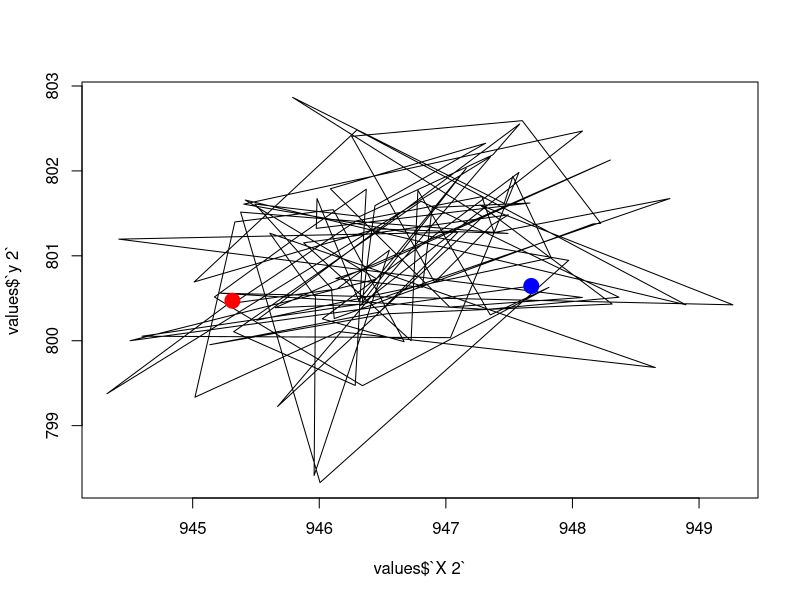
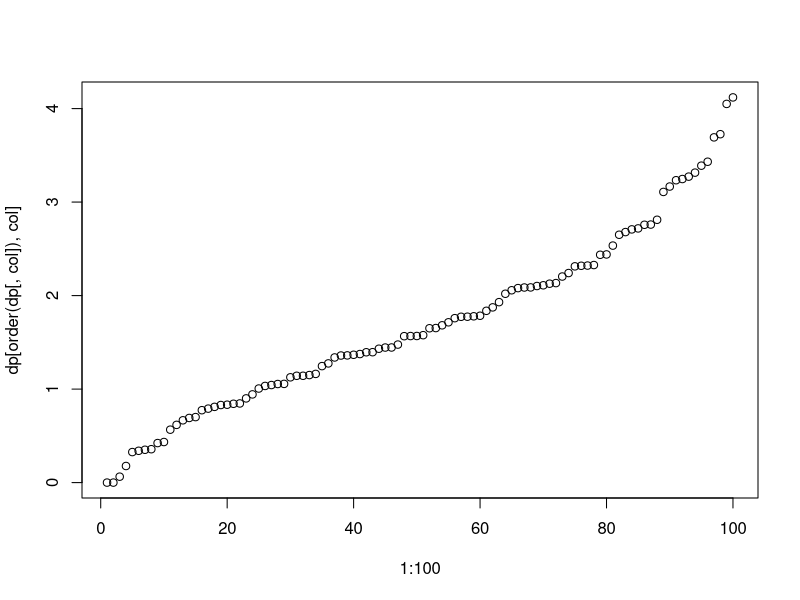
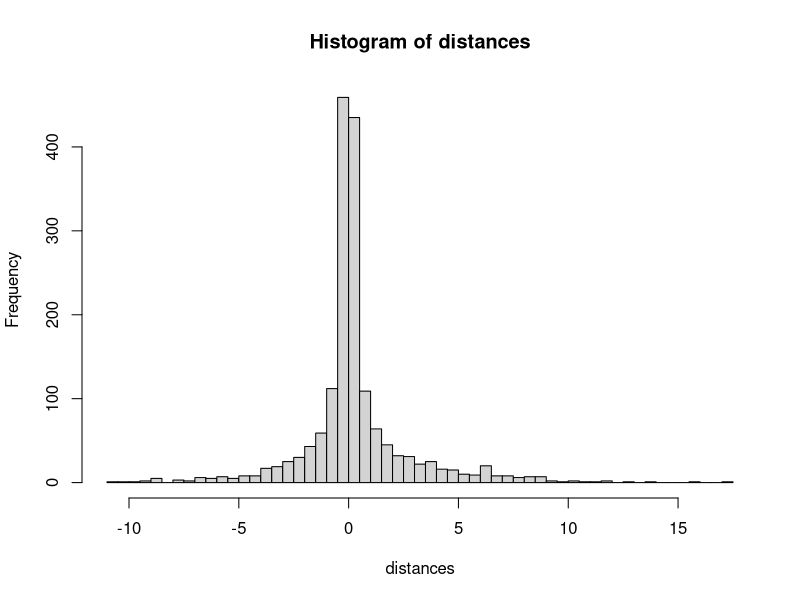
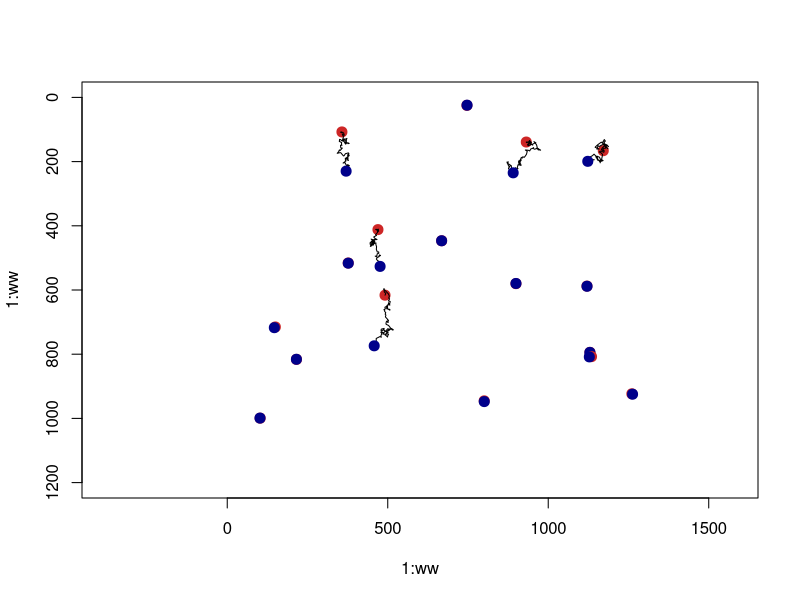

Source code (R) for these figures, in order:
# Data import -------------------------------------------------------------
# Read Values
values = read.csv('out_clean.csv', skip = 1, header=FALSE)

# Tidydata
colnames = c('Frame')
for (i in 1:17) {
  colnames = append(colnames, c(paste("X", i), paste("y", i), paste("dp", i)))
}
colnames(values) = colnames
rownames(values) = values$Frame

# Subsetting
# x-Columns
x = values[,seq(2, ncol(values)-2, by=3)]
# y-Columns
y = values[,seq(3, ncol(values)-1, by=3)]
# absolute walk distanze in pixel: dp-Columns
dp = values[,seq(4, ncol(values), by=3)]

# Analysis ----------------------------------------------------------------

# Plot walk of a partikle
plot(x=values$`X 2`, y=values$`y 2`, type = "l")
points(x=values$`X 2`[1], y=values$`y 2`[1], pch = 20, col="red", cex=3)
points(x=values$`X 2`[100], y=values$`y 2`[100], pch = 20, col="blue", cex=3)

# Calculate the walk-distance within a column
calculateDistance1D = function(vector){
  shift_vector = c(0, vector[1:(length(vector)-1)])
  dist = vector-shift_vector
  dist[1] = 0
  #hist(dist)
  return(dist)
}

# sorted absolute walk distance plot
{col=2
xd = abs(calculateDistance1D(x[,col]))
yd = abs(calculateDistance1D(y[,col]))
xydf = data.frame(x = xd, y = yd)
xydf = xydf[order(xydf$x),]
plot(x=1:100, y=dp[order(dp[,col]), col])
}

# All distances
distances = c()
for (col in 1:17){
  walk = calculateDistance1D(x[, col])
  distances = append(distances, walk)
} 
# Histogram of all distances of all partikles
hist(distances, breaks = 60)

# Plot of szenery
ww = 1200 # windowwidth
plot(x=1:ww, y=1:ww, asp=1, col = "transparent", ylim = c(ww, 0)) 
for (i in 1:17) {
  points(x=y[1,i], y=x[1,i], col = "firebrick3", cex = 2, pch = 20) 
  points(x=y[,i], y=x[,i], type = 'l') 
  points(x=y[nrow(y),i], y=x[nrow(x),i], col = "darkblue", cex = 2, pch = 20) 
}
